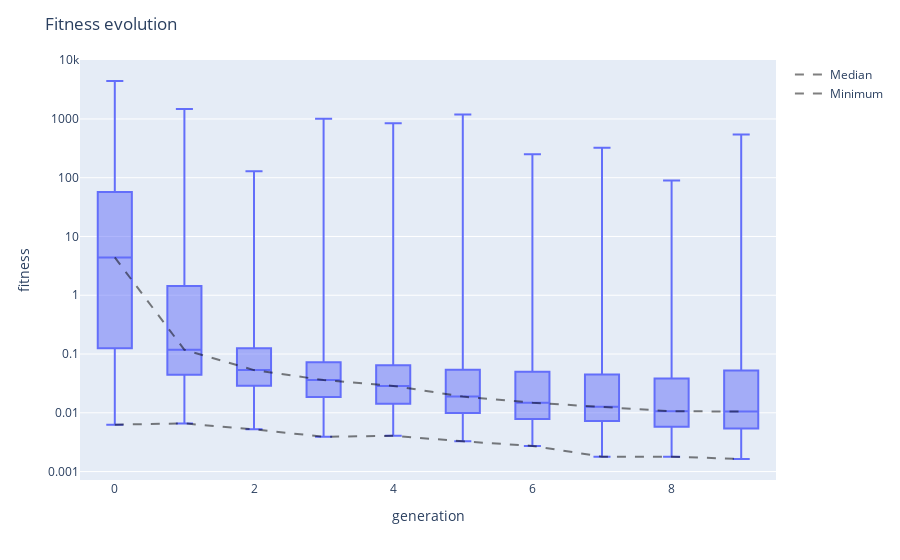

Notebook code for this chart:
### Code cell
viewer.fitness_evolution()

### Figure 1 — Plotly figure (JSON) as saved in the notebook; plotly's stock layout.template omitted (floating-point values rounded to 4 significant figures; data arrays with more than 128 entries replaced by an {"elided": "..."} marker saying what was removed)
{"data": [{"alignmentgroup": "True", "boxpoints": false, "hovertemplate": "generation=%{x}<br>fitness=%{y}<extra></extra>", "legendgroup": "", "marker": {"color": "#636efa"}, "name": "", "notched": false, "offsetgroup": "", "orientation": "v", "showlegend": false, "type": "box", "x": {"elided": "4000 int values"}, "x0": " ", "xaxis": "x", "y": {"elided": "4000 float values"}, "y0": " ", "yaxis": "y"}, {"line": {"color": "rgba(0,0,0,0.5)", "dash": "dash", "width": 2}, "mode": "lines", "name": "Median", "type": "scatter", "x": [0, 1, 2, 3, 4, 5, 6, 7, 8, 9], "y": [4.4, 0.1182, 0.05329, 0.03604, 0.0287, 0.01886, 0.01488, 0.01264, 0.01062, 0.01053]}, {"line": {"color": "rgba(0,0,0,0.5)", "dash": "dash", "width": 2}, "mode": "lines", "name": "Minimum", "type": "scatter", "x": [0, 1, 2, 3, 4, 5, 6, 7, 8, 9], "y": [0.006279, 0.006599, 0.005223, 0.003914, 0.004052, 0.00327, 0.002732, 0.00179, 0.00179, 0.001636]}], "layout": {"boxmode": "group", "legend": {"tracegroupgap": 0}, "margin": {"t": 60}, "title": {"text": "Fitness evolution"}, "xaxis": {"anchor": "y", "domain": [0, 1], "title": {"text": "generation"}}, "yaxis": {"anchor": "x", "domain": [0, 1], "title": {"text": "fitness"}, "type": "log"}}}
